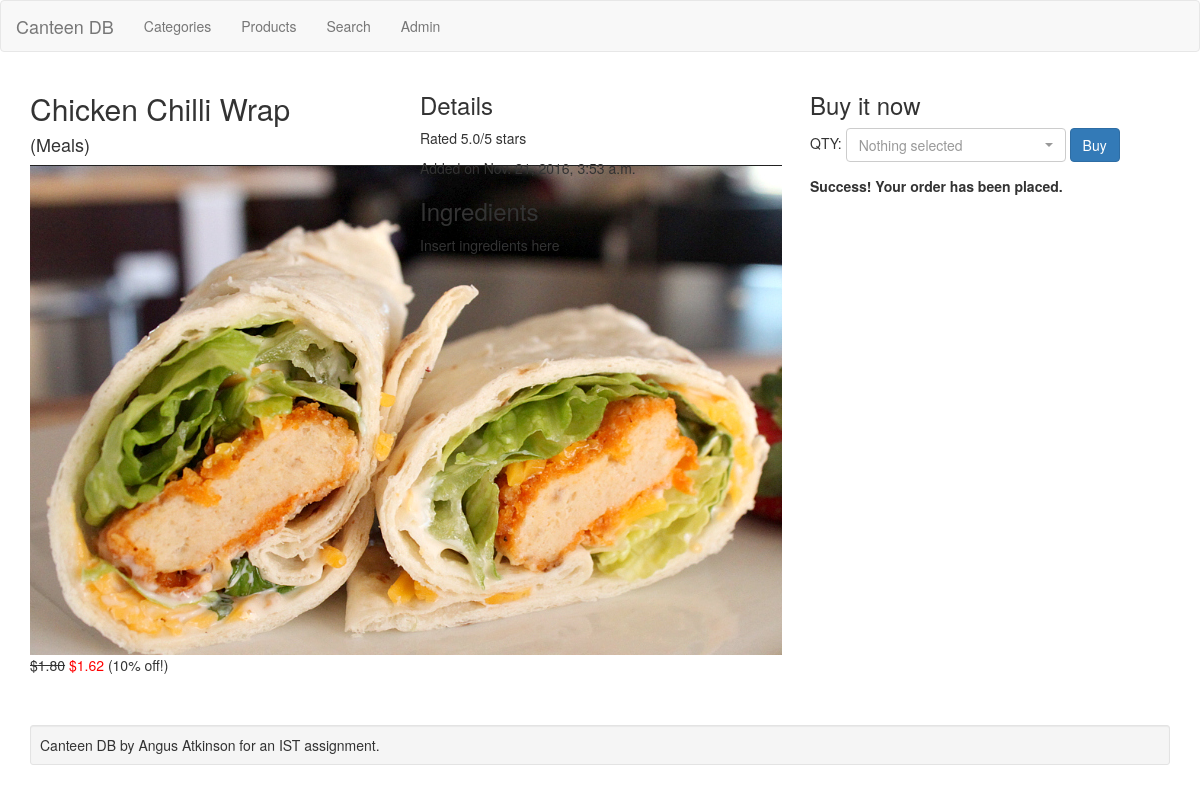
Screenshot of /buy/1/ with the database file from the repository.
### shoppingapp/models.py (models this page shows, shortened)
class Product(models.Model):
    category = models.ForeignKey(Category)
    product_name = models.CharField(max_length=200)
    thumbnail = models.FilePathField(path=IMAGES_FOLDER, recursive=True)
    price = models.DecimalField(default=0.0, decimal_places=2, max_digits=3)
    rating = models.FloatField(default=2.5)
    stock = models.IntegerField(default=10)
    date_added = models.DateTimeField('date added', default=django.utils.timezone.now)
    special = models.DecimalField(default=0.0, decimal_places=2, max_digits=3)
    ingredients = models.TextField(default="Insert ingredients here")

class Category(models.Model):
    category_name = models.CharField(max_length=200)
    description = models.TextField()
    def __str__(self):
        return self.category_name
    class Meta:
        verbose_name_plural = "categories"

### shoppingapp/views.py (the view)
# urls.py: url(r'^buy/(?P<product_id>[0-9]+)/$', views.buy, name='buy'),
def buy(request, product_id):
    product = get_object_or_404(Product, pk=product_id)
    quantity = request.POST.get("quantity", 0)
    if quantity > product.stock:
        return render(request, 'shoppingapp/product_detail.html', {
            'product': product,
            'status': "Error: Not enough items in stock",
        })
    else:
        product.stock -= quantity
        product.save()
        return render(request, 'shoppingapp/product_detail.html', {
            'product': product,
            'status': "Success! Your order has been placed.",
        })

### shoppingapp/templatetags/mathtag.py (called while the page is built)
@register.tag('math')
def do_math(parser, token):
    tokens = token.split_contents()
    if len(tokens) < 5:
        raise TemplateSyntaxError("'math' tag requires at least 4 arguments")
    expr, as_, var_name = tokens[-3:]
    if re.match(r'^(\'|")', expr):
        expr = expr.strip(expr[0])
    args = []
    for a in tokens[1:-3]:
        if a.find('|') != -1:
            args.append(FilterExpression(a, parser))
        else:
            args.append(Variable(a))
    return MathNode(var_name, expr, args)

    def render(self, context):
        expr = self.expr
        for i, a in enumerate(self.args):
            expr = expr.replace('$%d' % (i + 1), str(a.resolve(context)))
        try:
            result = eval(expr, {"__builtins__": None}, math_safe_dict)
            context[self.var_name] = result
        except:
            pass
        return ''

### shoppingapp/templates/shoppingapp/product_detail.html (shortened to what this page needs)
{% extends 'shoppingapp/base.html' %}
{% load mathtag %}
{% block content %}
<div class="row">
  <div class="col-md-4">
    <h2>{{ product.product_name }}</h2>
    <h4>({{ product.category }})</h4>
    <img src="static/shoppingapp/images/{{ product.thumbnail }}" alt="Image {{ product.product_name }}">
    {% if product.special > 0 %}
        {% math product.special product.price "(1 - $1) * $2" as special_price %}
        {% math product.special "$1 * 100" as special_percentage %}
        <p><s>${{ product.price }}</s> <span style="color: red">${{ special_price|floatformat:"2" }}</span> ({{ special_percentage|floatformat:"0" }}% off!)</p>
    {% else %}
        <p>${{ product.price }}</p>
    {% endif %}
  </div>
  <div class="col-md-4">
    <h3>Details</h3>
    <p>Rated {{ product.rating }}/5 stars</p>
    <p>Added on {{ product.date_added }}</p>
    <h3>Ingredients</h3>
    <p>{{ product.ingredients }}</p>
  </div>
  <div class="col-md-4">
    <h3>Buy it now</h3>
    <form action="/buy/{{product.pk}}/" method="post">
      QTY:
      <input class="btn btn-primary" type="submit" value="Buy" />
    </form>
    {% if status %}<p><strong>{{ status }}</strong></p>{% endif %}
  </div>
</div>
{% endblock %}

### rows the page displays
Product: product_name "Chicken Chilli Wrap", category "Meals", thumbnail (picture), price "1.80", rating "5.0", date_added "Nov. 21, 2016, 3:53 a.m.", ingredients "Insert ingredients here"

### other values shown
{{ special_price|floatformat:"2" }} "1.62"
{{ special_percentage|floatformat:"0" }} "10"
{{ status }} "Success! Your order has been placed."
